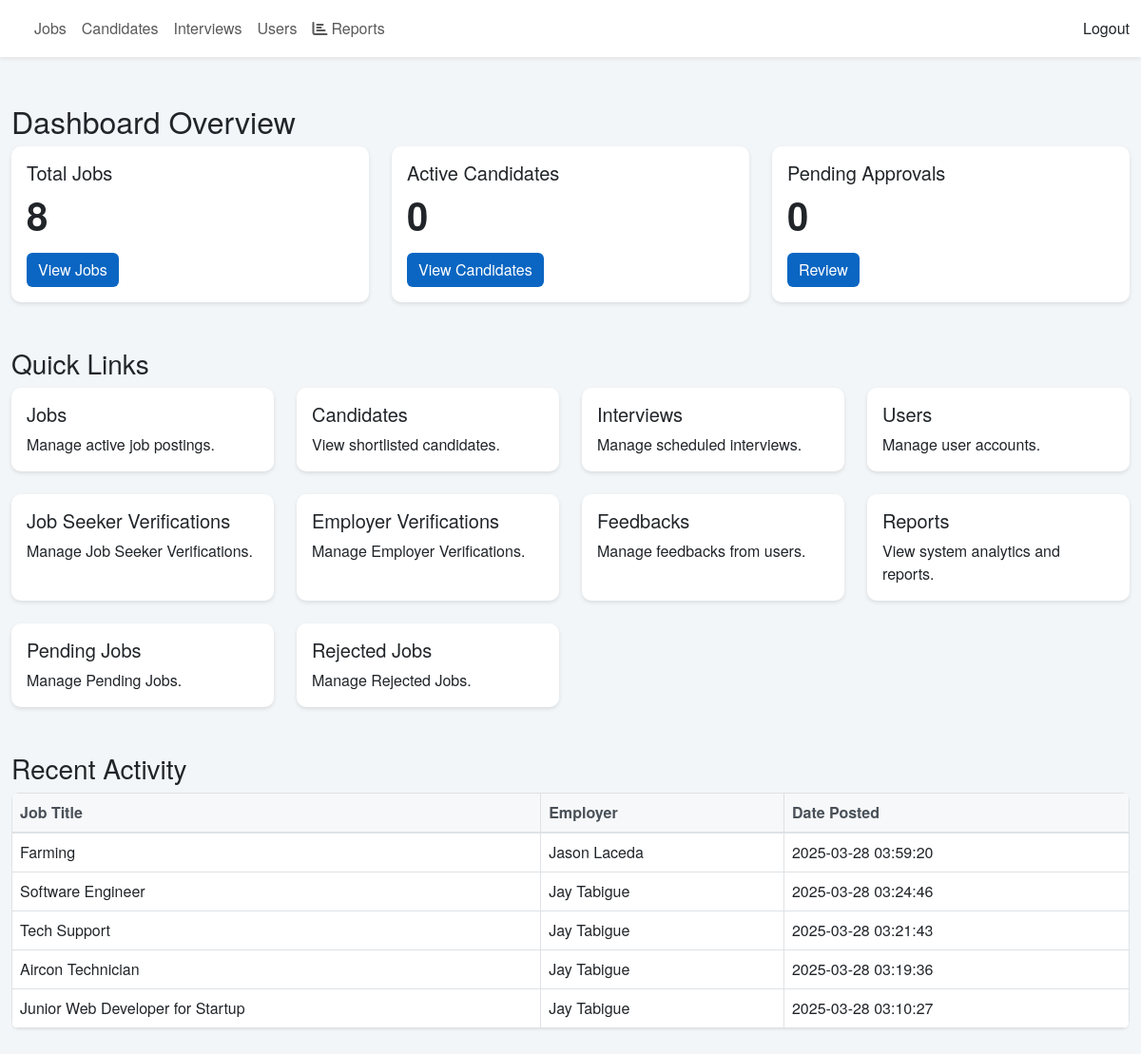
The page /admin/dashboard.php (signed in) on the database its author committed.
### tables this page shows
CREATE TABLE `job_postings` (
  `job_id` int(11) NOT NULL,
  `employer_id` int(11) NOT NULL,
  `title` varchar(255) NOT NULL,
  `description` text NOT NULL,
  `requirements` text NOT NULL,
  `skills` text NOT NULL,
  `status` enum('pending','approved','rejected','unavailable') NOT NULL,
  `created_at` timestamp NOT NULL DEFAULT current_timestamp(),
  `location` varchar(255) DEFAULT NULL,
  `quota` int(11) DEFAULT 1
);

CREATE TABLE `users` (
  `user_id` int(11) NOT NULL,
  `full_name` varchar(255) NOT NULL,
  `email` varchar(255) NOT NULL,
  `password_hash` varchar(255) NOT NULL,
  `user_type` enum('job_seeker','employer','admin') NOT NULL,
  `status` enum('pending','verified','rejected') DEFAULT 'pending',
  `created_at` timestamp NOT NULL DEFAULT current_timestamp()
);

### admin/dashboard.php (the view, shortened to what this page needs)
<?php
include '../db.php';
$total_jobs = $conn->query("SELECT COUNT(*) as total FROM job_postings")->fetch_assoc()['total'];
$active_candidates = $conn->query("SELECT COUNT(*) as total FROM applications WHERE status = 'applied'")->fetch_assoc()['total'];
$pending_approvals = $conn->query("SELECT COUNT(*) as total FROM job_postings WHERE status = 'pending'")->fetch_assoc()['total'];
$recent_activity = $conn->query("SELECT job_postings.title, users.full_name, job_postings.created_at
                                 FROM job_postings
                                 JOIN users ON job_postings.employer_id = users.user_id
                                 ORDER BY job_postings.created_at DESC
                                 LIMIT 5");
?>
<!DOCTYPE html>
<html lang="en">
<head>
    <link href="https://cdn.jsdelivr.net/npm/bootstrap@5.3.0/dist/css/bootstrap.min.css" rel="stylesheet">
    <link href="../css/styles.css" rel="stylesheet">
</head>
<body>
    <?php include 'includes/header.php'; ?>
    <main class="container-fluid mt-4">
        <div class="row">
            <div class="col-md-12">
                <h2>Dashboard Overview</h2>
                <div class="row">
                    <div class="col-md-4 mb-4">
                        <div class="card h-100">
                            <div class="card-body">
                                <h5 class="card-title">Total Jobs</h5>
                                <p class="card-text display-4"><?php echo $total_jobs; ?></p>
                                <a href="active_jobs.php" class="btn btn-primary">View Jobs</a>
                            </div>
                        </div>
                    </div>
                    <div class="col-md-4 mb-4">
                        <div class="card h-100">
                            <div class="card-body">
                                <h5 class="card-title">Active Candidates</h5>
                                <p class="card-text display-4"><?php echo $active_candidates; ?></p>
                                <a href="shortlisted.php" class="btn btn-primary">View Candidates</a>
                            </div>
                        </div>
                    </div>
                    <div class="col-md-4 mb-4">
                        <div class="card h-100">
                            <div class="card-body">
                                <h5 class="card-title">Pending Approvals</h5>
                                <p class="card-text display-4"><?php echo $pending_approvals; ?></p>
                                <a href="pending_jobs.php" class="btn btn-primary">Review</a>
                            </div>
                        </div>
                    </div>
                </div>
                <h3 class="mt-4">Quick Links</h3>
                <div class="row">
                    <div class="col-md-3 mb-4">
                        <a href="active_jobs.php" class="card h-100 text-decoration-none">
                            <div class="card-body">
                                <h5 class="card-title">Jobs</h5>
                                <p class="card-text">Manage active job postings.</p>
                            </div>
                        </a>
                    </div>
                    <div class="col-md-3 mb-4">
                        <a href="shortlisted.php" class="card h-100 text-decoration-none">
                            <div class="card-body">
                                <h5 class="card-title">Candidates</h5>
                                <p class="card-text">View shortlisted candidates.</p>
                            </div>
                        </a>
                    </div>
                    <div class="col-md-3 mb-4">
                        <a href="for_interview.php" class="card h-100 text-decoration-none">
                            <div class="card-body">
                                <h5 class="card-title">Interviews</h5>
                                <p class="card-text">Manage scheduled interviews.</p>
                            </div>
                        </a>
                    </div>
                    <div class="col-md-3 mb-4">
                        <a href="users.php" class="card h-100 text-decoration-none">
                            <div class="card-body">
                                <h5 class="card-title">Users</h5>
                                <p class="card-text">Manage user accounts.</p>
                            </div>
                        </a>
                    </div>
                    <div class="col-md-3 mb-4">
                        <a href="job_seeker_verifications.php" class="card h-100 text-decoration-none">
                            <div class="card-body">
                                <h5 class="card-title">Job Seeker Verifications</h5>
                                <p class="card-text">Manage Job Seeker Verifications.</p>
                            </div>
                        </a>
                    </div>
                    <div class="col-md-3 mb-4">
                        <a href="employer_verifications.php" class="card h-100 text-decoration-none">
                            <div class="card-body">
                                <h5 class="card-title">Employer Verifications</h5>
                                <p class="card-text">Manage Employer Verifications.</p>
                            </div>
                        </a>
                    </div>
                    <div class="col-md-3 mb-4">
                        <a href="feedbacks.php" class="card h-100 text-decoration-none">
                            <div class="card-body">
                                <h5 class="card-title">Feedbacks</h5>
                                <p class="card-text">Manage feedbacks from users.</p>
                            </div>
                        </a>
                    </div>
                    <div class="col-md-3 mb-4">
                        <a href="reports.php" class="card h-100 text-decoration-none">
                            <div class="card-body">
                                <h5 class="card-title">Reports</h5>
                                <p class="card-text">View system analytics and reports.</p>
                            </div>
                        </a>
                    </div>
                    <div class="col-md-3 mb-4">
                        <a href="pending_jobs.php" class="card h-100 text-decoration-none">
                            <div class="card-body">
                                <h5 class="card-title">Pending Jobs</h5>
                                <p class="card-text">Manage Pending Jobs.</p>
                            </div>
                        </a>
                    </div>
                    <div class="col-md-3 mb-4">
                        <a href="rejected_jobs.php" class="card h-100 text-decoration-none">
                            <div class="card-body">
                                <h5 class="card-title">Rejected Jobs</h5>
                                <p class="card-text">Manage Rejected Jobs.</p>
                            </div>
                        </a>
                    </div>
                </div>
                <h3 class="mt-4">Recent Activity</h3>
                <div class="table-responsive">
                    <table class="table table-bordered">
                        <thead>
                            <tr>
                                <th>Job Title</th>
                                <th>Employer</th>
                                <th>Date Posted</th>
                            </tr>
                        </thead>
                        <tbody>
                            <?php
                            if ($recent_activity->num_rows > 0) {
                                while ($row = $recent_activity->fetch_assoc()) {
                                    echo '
                                    <tr>
                                        <td>' . $row['title'] . '</td>
                                        <td>' . $row['full_name'] . '</td>
                                        <td>' . $row['created_at'] . '</td>
                                    </tr>';
                                }
                            } else {
                                echo '<tr><td colspan="3">No recent activity found.</td></tr>';
                            }
                            ?>
                        </tbody>
                    </table>
                </div>
            </div>
        </div>
    </main>
    <?php include 'includes/footer.php'; ?>
</body>
</html>

### admin/css/styles.css (style rules this page uses)
body { font-family: 'Helvetica Neue', Helvetica, Arial, sans-serif; background-color: #f3f6f8; }
.card { border: none; border-radius: 10px; box-shadow: 0 2px 4px rgba(0, 0, 0, 0.1); transition: transform 0.2s; }
.btn-primary { background-color: #0a66c2; border: none; }
.table-responsive { margin-bottom: 2rem; }
main { padding-top: 1.5rem; }
@media (min-width: 768px) { main { padding-left: 1.5rem; } }
.table { background-color: #fff; border-radius: 8px; overflow: hidden; box-shadow: 0 1px 3px rgba(0, 0, 0, 0.1); }
.table thead th { background-color: #f6f8fa; border-bottom: 2px solid #dee2e6; color: #495057; }

### admin/dashboard.php (style rules this page uses)
body { font-family: 'Helvetica Neue', Helvetica, Arial, sans-serif; background-color: #f3f6f8; }
.card { border: none; border-radius: 10px; box-shadow: 0 2px 4px rgba(0, 0, 0, 0.1); transition: transform 0.2s; }
.btn-primary { background-color: #0a66c2; border: none; }
.display-4 { font-size: 2.5rem; font-weight: bold; }

### rows shown on the page
job_postings: title "Farming", users.full_name "Jason Laceda", created_at "2025-03-28 03:59:20"
job_postings: title "Software Engineer", users.full_name "Jay Tabigue", created_at "2025-03-28 03:24:46"
job_postings: title "Tech Support", users.full_name "Jay Tabigue", created_at "2025-03-28 03:21:43"
job_postings: title "Aircon Technician", users.full_name "Jay Tabigue", created_at "2025-03-28 03:19:36"
job_postings: title "Junior Web Developer for Startup", users.full_name "Jay Tabigue", created_at "2025-03-28 03:10:27"

### other values the page prints
$total_jobs "8"
$active_candidates "0"
$pending_approvals "0"
